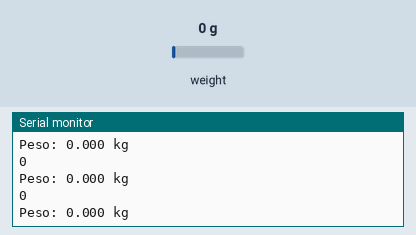
The sketch below on a simulated Arduino Uno, built with avr-gcc and run on an emulated ATmega328P. Parts: the last lines printed to the serial monitor. The inputs (shaded band) are chosen by the test bench; at power-on: weight on the scale 0 g.

Above: at 3.3 s.
3.4 s: weight on the scale set to 100 g
At 3.66 s:
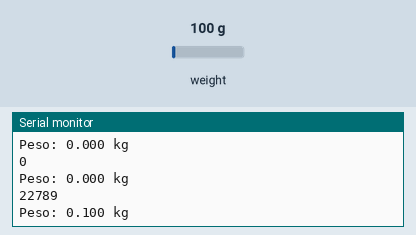
6.4 s: weight on the scale set to 1250 g
At 6.47 s:
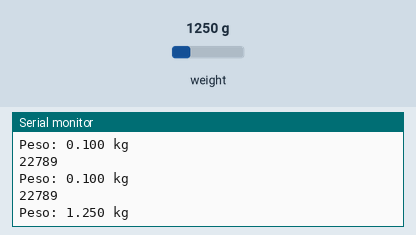
Timing chart, 0 to 9.4 s (numbered marks = the images above; inputs shaded):
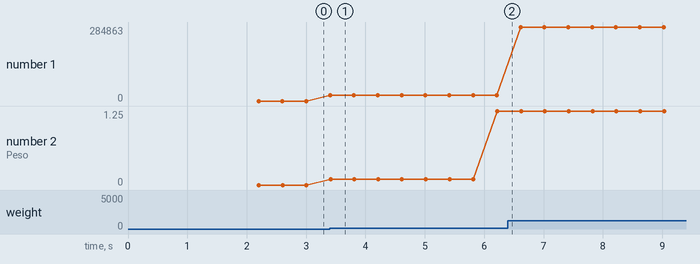

Measured:
- after the input at 3.4 s, the serial monitor: prints a new line at once (image 1)
- plotted number 1: 0 → 22789 after the input at 3.4 s, 22789 → 284863 after the input at 6.4 s
- plotted number 2: 0 → 1.25 after the input at 3.4 s

The sketch:

xh711_cal.ino
```cpp
#include "HX711.h"

#define DOUT A1
#define CLK A0

HX711 balanza;

void setup() {
balanza.begin(DOUT, CLK);
Serial.begin(9600);
Serial.print("Lectura del valor del ADC: ");
Serial.println(balanza.read());
Serial.println("No ponga ningun objeto sobre la balanza");
Serial.println("Destarando...");
Serial.println("...");
balanza.set_scale(227891); // Establecemos la escala
balanza.tare(20); //El peso actual es considerado Tara.

Serial.println("Listo para pesar");
}

void loop() {
Serial.println(balanza.read());
Serial.print("Peso: ");
Serial.print(balanza.get_units(2),3);
Serial.println(" kg");
delay(100);
}
```
